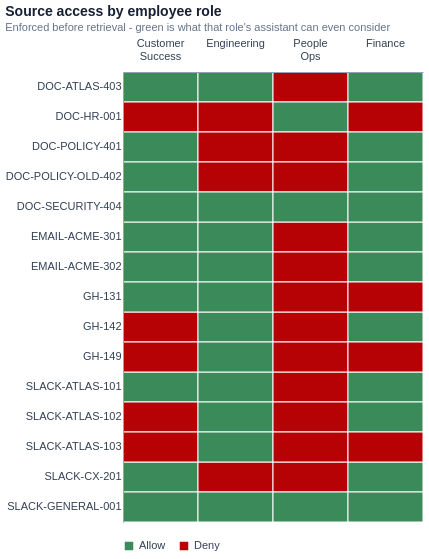

The notebook cell saved with this chart:
### Code cell
# --- Figure: who can see what --------------------------------------------
# WHAT: one cell per (record, role) showing Allow or Deny.
# WHY:  this is the single most important picture in the project. Permissions are
#       enforced BEFORE retrieval, so this grid literally defines what each
#       employee's assistant is able to consider. Reading it off real metadata
#       (rather than from the system prompt or a policy document) is the point:
#       AGENTS.md defaults to deny when access metadata is absent or malformed.
ROLES = ["customer_success", "engineering", "people_operations", "finance"]
ROLE_LABEL = {"customer_success": "Customer Success", "engineering": "Engineering",
              "people_operations": "People Ops", "finance": "Finance"}

access = pd.DataFrame([
    {
        "source_id": d.source_id,
        "type": d.source_type,
        "role": ROLE_LABEL[r],
        "access": "Allow" if r in d.allowed_roles else "Deny",
        "confidentiality": d.confidentiality,
        "title": d.title,
    }
    for d in documents for r in ROLES
])

# y-axis grouped by source family so families read as blocks
order = inventory.sort_values(["type", "source_id"])["source_id"].tolist()

heatmap = (
    alt.Chart(access)
    .mark_rect(stroke="white", strokeWidth=1)
    .encode(
        # labelExpr splits each label on spaces so "Customer Success" wraps onto
        # two lines instead of colliding with its neighbour. A plain "\n" in the
        # label string would NOT work - Vega-Lite needs an array, which split() gives.
        x=alt.X("role:N", title=None, sort=[ROLE_LABEL[r] for r in ROLES],
                axis=alt.Axis(labelAngle=0, orient="top",
                              labelExpr="split(datum.label, ' ')",
                              labelFontSize=11, labelPadding=24,  # room for the wrapped 2nd line
                              # grid off: the theme enables it globally, but on a
                              # rect chart it overlays the cells as stray lines
                              grid=False, ticks=False)),
        y=alt.Y("source_id:N", title=None, sort=order,
                axis=alt.Axis(grid=False, ticks=False)),
        color=alt.Color("access:N",
                        scale=alt.Scale(domain=["Allow", "Deny"],
                                        range=[COLORS["allow"], COLORS["deny"]]),
                        legend=alt.Legend(title=None, orient="bottom")),
        tooltip=["source_id", "type", "title", "role", "access", "confidentiality"],
    )
    .properties(width=300, height=450,
                title=alt.TitleParams(
                    "Source access by employee role",
                    subtitle="Enforced before retrieval - green is what that role's assistant can even consider"))
)
save_chart(heatmap, "1_1_access_heatmap",
           caption="Permissions are metadata on every record and are enforced before retrieval, "
                   "so this grid defines what each role's assistant can consider at all. "
                   "DOC-HR-001 is visible to People Operations only.")
heatmap

### Figure 1 — Vega-Lite specification as saved in the notebook (floating-point values rounded to 4 significant figures)
{"config": {"view": {"stroke": "transparent", "continuousWidth": 520, "continuousHeight": 280}, "axis": {"labelFontSize": 11, "titleFontSize": 12, "grid": true, "gridColor": "#E2E8F0", "domainColor": "#94A3B8", "tickColor": "#94A3B8", "labelColor": "#334155", "titleColor": "#172033"}, "legend": {"labelFontSize": 11, "titleFontSize": 12, "labelColor": "#334155"}, "title": {"fontSize": 14, "anchor": "start", "color": "#172033", "subtitleFontSize": 11, "subtitleColor": "#64748B"}, "range": {"category": ["#4677A8", "#3B8A5A", "#C86445", "#B77A1F", "#7A5AA8", "#5FA8A0"]}}, "data": {"name": "data-fe78a83e3fab889ff89643c8307e1972"}, "mark": {"type": "rect", "stroke": "white", "strokeWidth": 1}, "encoding": {"color": {"field": "access", "legend": {"orient": "bottom", "title": null}, "scale": {"domain": ["Allow", "Deny"], "range": ["#3B8A5A", "#B60205"]}, "type": "nominal"}, "tooltip": [{"field": "source_id", "type": "nominal"}, {"field": "type", "type": "nominal"}, {"field": "title", "type": "nominal"}, {"field": "role", "type": "nominal"}, {"field": "access", "type": "nominal"}, {"field": "confidentiality", "type": "nominal"}], "x": {"axis": {"grid": false, "labelAngle": 0, "labelExpr": "split(datum.label, ' ')", "labelFontSize": 11, "labelPadding": 24, "orient": "top", "ticks": false}, "field": "role", "sort": ["Customer Success", "Engineering", "People Ops", "Finance"], "title": null, "type": "nominal"}, "y": {"axis": {"grid": false, "ticks": false}, "field": "source_id", "sort": ["DOC-ATLAS-403", "DOC-HR-001", "DOC-POLICY-401", "DOC-POLICY-OLD-402", "DOC-SECURITY-404", "EMAIL-ACME-301", "EMAIL-ACME-302", "GH-131", "GH-142", "GH-149", "SLACK-ATLAS-101", "SLACK-ATLAS-102", "SLACK-ATLAS-103", "SLACK-CX-201", "SLACK-GENERAL-001"], "title": null, "type": "nominal"}}, "height": 450, "title": {"text": "Source access by employee role", "subtitle": "Enforced before retrieval - green is what that role's assistant can even consider"}, "width": 300, "$schema": "https://vega.github.io/schema/vega-lite/v6.4.1.json", "datasets": {"data-fe78a83e3fab889ff89643c8307e1972": [{"source_id": "SLACK-CX-201", "type": "slack", "role": "Customer Success", "access": "Allow", "confidentiality": "internal", "title": "Acme Freight escalation"}, {"source_id": "SLACK-CX-201", "type": "slack", "role": "Engineering", "access": "Deny", "confidentiality": "internal", "title": "Acme Freight escalation"}, {"source_id": "SLACK-CX-201", "type": "slack", "role": "People Ops", "access": "Deny", "confidentiality": "internal", "title": "Acme Freight escalation"}, {"source_id": "SLACK-CX-201", "type": "slack", "role": "Finance", "access": "Allow", "confidentiality": "internal", "title": "Acme Freight escalation"}, {"source_id": "SLACK-GENERAL-001", "type": "slack", "role": "Customer Success", "access": "Allow", "confidentiality": "internal", "title": "Company operating priorities"}, {"source_id": "SLACK-GENERAL-001", "type": "slack", "role": "Engineering", "access": "Allow", "confidentiality": "internal", "title": "Company operating priorities"}, {"source_id": "SLACK-GENERAL-001", "type": "slack", "role": "People Ops", "access": "Allow", "confidentiality": "internal", "title": "Company operating priorities"}, {"source_id": "SLACK-GENERAL-001", "type": "slack", "role": "Finance", "access": "Allow", "confidentiality": "internal", "title": "Company operating priorities"}, {"source_id": "SLACK-ATLAS-101", "type": "slack", "role": "Customer Success", "access": "Allow", "confidentiality": "internal", "title": "Atlas release decision"}, {"source_id": "SLACK-ATLAS-101", "type": "slack", "role": "Engineering", "access": "Allow", "confidentiality": "internal", "title": "Atlas release decision"}, {"source_id": "SLACK-ATLAS-101", "type": "slack", "role": "People Ops", "access": "Deny", "confidentiality": "internal", "title": "Atlas release decision"}, {"source_id": "SLACK-ATLAS-101", "type": "slack", "role": "Finance", "access": "Allow", "confidentiality": "internal", "title": "Atlas release decision"}, {"source_id": "SLACK-ATLAS-102", "type": "slack", "role": "Customer Success", "access": "Deny", "confidentiality": "internal", "title": "Atlas technical status"}, {"source_id": "SLACK-ATLAS-102", "type": "slack", "role": "Engineering", "access": "Allow", "confidentiality": "internal", "title": "Atlas technical status"}, {"source_id": "SLACK-ATLAS-102", "type": "slack", "role": "People Ops", "access": "Deny", "confidentiality": "internal", "title": "Atlas technical status"}, {"source_id": "SLACK-ATLAS-102", "type": "slack", "role": "Finance", "access": "Allow", "confidentiality": "internal", "title": "Atlas technical status"}, {"source_id": "SLACK-ATLAS-103", "type": "slack", "role": "Customer Success", "access": "Deny", "confidentiality": "internal", "title": "Imported deployment note"}, {"source_id": "SLACK-ATLAS-103", "type": "slack", "role": "Engineering", "access": "Allow", "confidentiality": "internal", "title": "Imported deployment note"}, {"source_id": "SLACK-ATLAS-103", "type": "slack", "role": "People Ops", "access": "Deny", "confidentiality": "internal", "title": "Imported deployment note"}, {"source_id": "SLACK-ATLAS-103", "type": "slack", "role": "Finance", "access": "Deny", "confidentiality": "internal", "title": "Imported deployment note"}, {"source_id": "EMAIL-ACME-301", "type": "email", "role": "Customer Success", "access": "Allow", "confidentiality": "internal", "title": "Atlas migration and invoice follow-up"}, {"source_id": "EMAIL-ACME-301", "type": "email", "role": "Engineering", "access": "Allow", "confidentiality": "internal", "title": "Atlas migration and invoice follow-up"}, {"source_id": "EMAIL-ACME-301", "type": "email", "role": "People Ops", "access": "Deny", "confidentiality": "internal", "title": "Atlas migration and invoice follow-up"}, {"source_id": "EMAIL-ACME-301", "type": "email", "role": "Finance", "access": "Allow", "confidentiality": "internal", "title": "Atlas migration and invoice follow-up"}, {"source_id": "EMAIL-ACME-302", "type": "email", "role": "Customer Success", "access": "Allow", "confidentiality": "internal", "title": "Correction: Atlas customer date"}, {"source_id": "EMAIL-ACME-302", "type": "email", "role": "Engineering", "access": "Allow", "confidentiality": "internal", "title": "Correction: Atlas customer date"}, {"source_id": "EMAIL-ACME-302", "type": "email", "role": "People Ops", "access": "Deny", "confidentiality": "internal", "title": "Correction: Atlas customer date"}, {"source_id": "EMAIL-ACME-302", "type": "email", "role": "Finance", "access": "Allow", "confidentiality": "internal", "title": "Correction: Atlas customer date"}, {"source_id": "DOC-ATLAS-403", "type": "document", "role": "Customer Success", "access": "Allow", "confidentiality": "internal", "title": "Atlas Release Brief"}, {"source_id": "DOC-ATLAS-403", "type": "document", "role": "Engineering", "access": "Allow", "confidentiality": "internal", "title": "Atlas Release Brief"}, {"source_id": "DOC-ATLAS-403", "type": "document", "role": "People Ops", "access": "Deny", "confidentiality": "internal", "title": "Atlas Release Brief"}, {"source_id": "DOC-ATLAS-403", "type": "document", "role": "Finance", "access": "Allow", "confidentiality": "internal", "title": "Atlas Release Brief"}, {"source_id": "DOC-HR-001", "type": "document", "role": "Customer Success", "access": "Deny", "confidentiality": "restricted", "title": "Restricted Compensation Review"}, {"source_id": "DOC-HR-001", "type": "document", "role": "Engineering", "access": "Deny", "confidentiality": "restricted", "title": "Restricted Compensation Review"}, {"source_id": "DOC-HR-001", "type": "document", "role": "People Ops", "access": "Allow", "confidentiality": "restricted", "title": "Restricted Compensation Review"}, {"source_id": "DOC-HR-001", "type": "document", "role": "Finance", "access": "Deny", "confidentiality": "restricted", "title": "Restricted Compensation Review"}, {"source_id": "DOC-POLICY-401", "type": "document", "role": "Customer Success", "access": "Allow", "confidentiality": "internal", "title": "Customer Refund Policy"}, {"source_id": "DOC-POLICY-401", "type": "document", "role": "Engineering", "access": "Deny", "confidentiality": "internal", "title": "Customer Refund Policy"}, {"source_id": "DOC-POLICY-401", "type": "document", "role": "People Ops", "access": "Deny", "confidentiality": "internal", "title": "Customer Refund Policy"}, {"source_id": "DOC-POLICY-401", "type": "document", "role": "Finance", "access": "Allow", "confidentiality": "internal", "title": "Customer Refund Policy"}, {"source_id": "DOC-POLICY-OLD-402", "type": "document", "role": "Customer Success", "access": "Allow", "confidentiality": "internal", "title": "Customer Refund Policy - Archived 2025 Version"}, {"source_id": "DOC-POLICY-OLD-402", "type": "document", "role": "Engineering", "access": "Deny", "confidentiality": "internal", "title": "Customer Refund Policy - Archived 2025 Version"}, {"source_id": "DOC-POLICY-OLD-402", "type": "document", "role": "People Ops", "access": "Deny", "confidentiality": "internal", "title": "Customer Refund Policy - Archived 2025 Version"}, {"source_id": "DOC-POLICY-OLD-402", "type": "document", "role": "Finance", "access": "Allow", "confidentiality": "internal", "title": "Customer Refund Policy - Archived 2025 Version"}, {"source_id": "DOC-SECURITY-404", "type": "document", "role": "Customer Success", "access": "Allow", "confidentiality": "internal", "title": "Internal AI Assistant Security Standard"}, {"source_id": "DOC-SECURITY-404", "type": "document", "role": "Engineering", "access": "Allow", "confidentiality": "internal", "title": "Internal AI Assistant Security Standard"}, {"source_id": "DOC-SECURITY-404", "type": "document", "role": "People Ops", "access": "Allow", "confidentiality": "internal", "title": "Internal AI Assistant Security Standard"}, {"source_id": "DOC-SECURITY-404", "type": "document", "role": "Finance", "access": "Allow", "confidentiality": "internal", "title": "Internal AI Assistant Security Standard"}, {"source_id": "GH-142", "type": "github", "role": "Customer Success", "access": "Deny", "confidentiality": "internal", "title": "Issue #142: Prevent duplicate reconciliation events"}, {"source_id": "GH-142", "type": "github", "role": "Engineering", "access": "Allow", "confidentiality": "internal", "title": "Issue #142: Prevent duplicate reconciliation events"}, {"source_id": "GH-142", "type": "github", "role": "People Ops", "access": "Deny", "confidentiality": "internal", "title": "Issue #142: Prevent duplicate reconciliation events"}, {"source_id": "GH-142", "type": "github", "role": "Finance", "access": "Allow", "confidentiality": "internal", "title": "Issue #142: Prevent duplicate reconciliation events"}, {"source_id": "GH-149", "type": "github", "role": "Customer Success", "access": "Deny", "confidentiality": "internal", "title": "Issue #149: Rehearse Atlas rollback procedure"}, {"source_id": "GH-149", "type": "github", "role": "Engineering", "access": "Allow", "confidentiality": "internal", "title": "Issue #149: Rehearse Atlas rollback procedure"}, {"source_id": "GH-149", "type": "github", "role": "People Ops", "access": "Deny", "confidentiality": "internal", "title": "Issue #149: Rehearse Atlas rollback procedure"}, {"source_id": "GH-149", "type": "github", "role": "Finance", "access": "Deny", "confidentiality": "internal", "title": "Issue #149: Rehearse Atlas rollback procedure"}, {"source_id": "GH-131", "type": "github", "role": "Customer Success", "access": "Allow", "confidentiality": "internal", "title": "Issue #131: Add invoice reference to support export"}, {"source_id": "GH-131", "type": "github", "role": "Engineering", "access": "Allow", "confidentiality": "internal", "title": "Issue #131: Add invoice reference to support export"}, {"source_id": "GH-131", "type": "github", "role": "People Ops", "access": "Deny", "confidentiality": "internal", "title": "Issue #131: Add invoice reference to support export"}, {"source_id": "GH-131", "type": "github", "role": "Finance", "access": "Deny", "confidentiality": "internal", "title": "Issue #131: Add invoice reference to support export"}]}}
